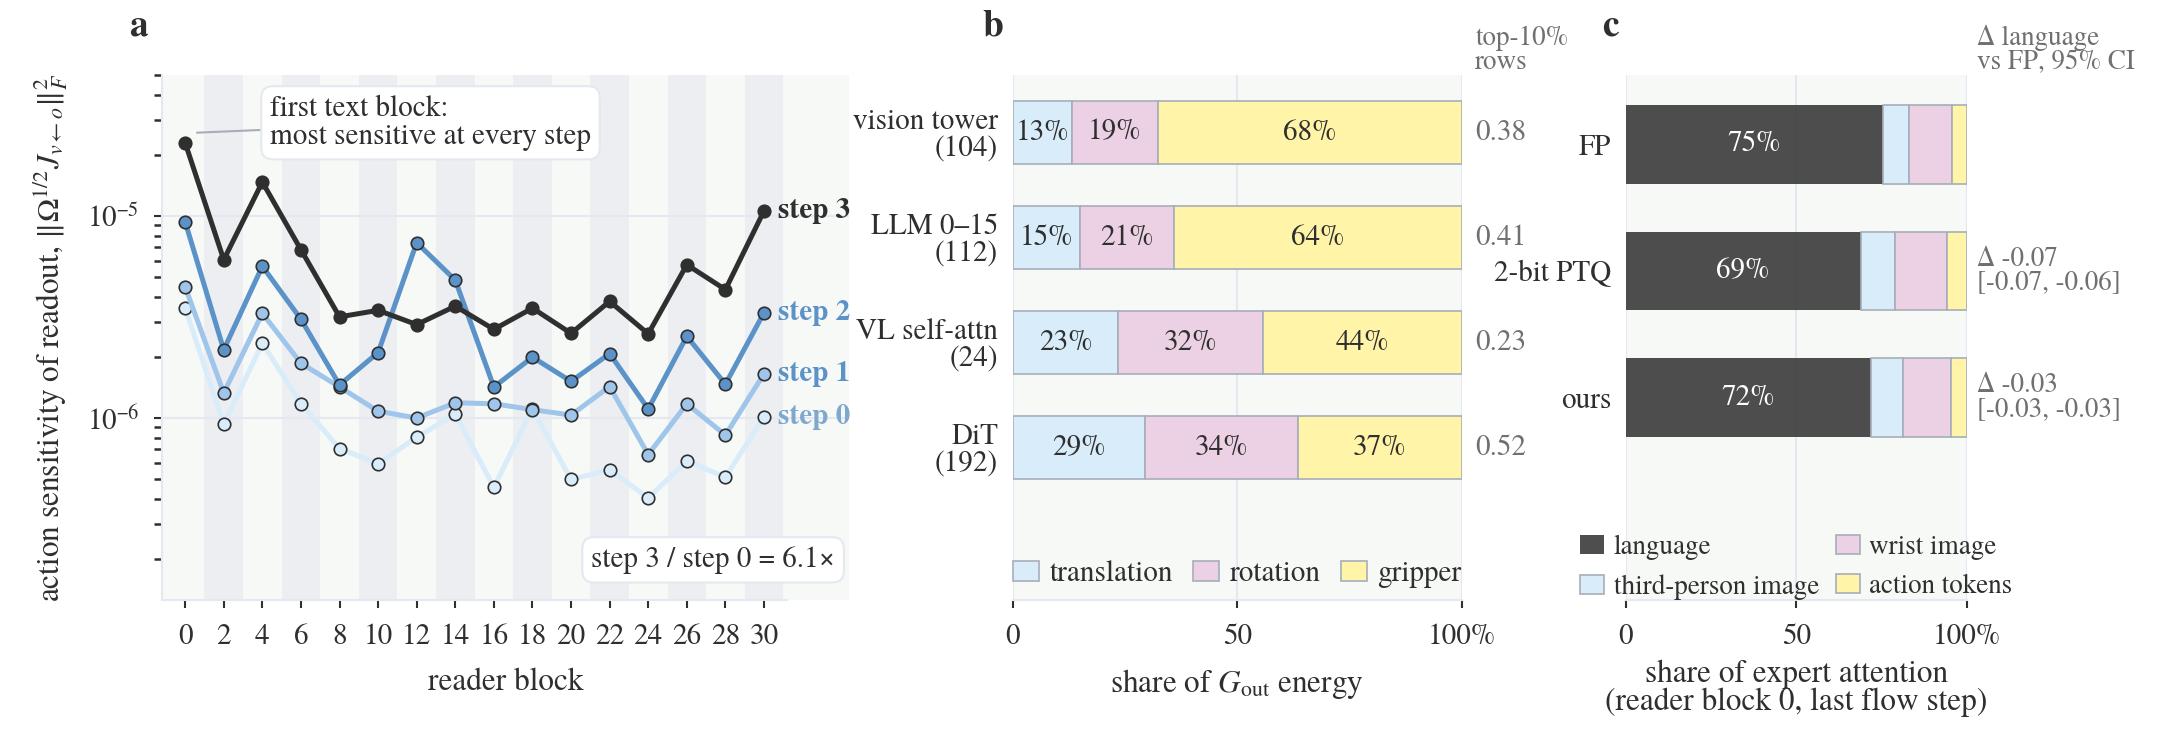

The script that saved this image:
"""Figure v3 (user 2026-10-28; v2 = user 2026-10-27, "Nature level"): fig_readout_sensitivity_v2.{pdf,png} + three supplementary PNGs + JSON of every printed
number. (a) GR00T N1.7 readout sensitivity per reader block x flow step (FP head, B-AM Ω); (b) G_out DoF-energy shares per module with
the top-10%-row concentration; (c) pi0.5-LIBERO expert cross-attention of reader block 0 at the last flow step over the agent-view
image tokens for FP / 2-bit PTQ / ours [v2, dropped in v3: at expert layer 0, last step, only 7% of the attention reaches the third-person image and the
map is near-uniform, so the three maps are indistinguishable]. v3 (c1): token-group attention of the expert's first reader layer at the last flow step,
mean over the 256 held-out observations (same latent per observation across models), paired difference of the language share vs FP with a 95%
bootstrap interval; (c2, optional): the image-reading layer (largest FP third-person-image mass over the 256 calibration observations), FP map and
|A_2bit - A_FP|, |A_ours - A_FP| on the task-260 frame, only if that layer's image mass is >= 20%. Font: TeX Gyre Termes (Times-compatible); mathtext stix."""
import json
import os
import sys
from pathlib import Path

import matplotlib
matplotlib.use('Agg')
import matplotlib.pyplot as plt
from matplotlib import font_manager
from matplotlib.colors import LinearSegmentedColormap, to_rgba
from matplotlib.patches import Rectangle
import numpy as np

ROOT = Path('/projects/yanlongvla')
D = json.loads((ROOT / 'runs/plustrain_20261008/groot/ptq/amvq/diagnostics.json').read_text())
CAP = ROOT / 'runs/plustrain_20261008/diagnostics/fig_c'
OUT = ROOT / 'research/figures'
NAME = 'fig_readout_sensitivity_v3'
C1 = Path(os.environ.get('FIG_C1_DIR', ROOT / 'runs/plustrain_20261008/diagnostics/fig_c1'))
MODEL_COL = {'fp': '#2F2F2F', 'ptq2bit': '#A7AEB9', 'ours': '#5B93C9'}
GROUP_COL = {'language': ('#2F2F2F', 0.85), 'base_image': ('#D8ECFA', 1.0), 'wrist_image': ('#EBD1E3', 1.0), 'action_tokens': ('#FFF4A8', 1.0)}
GROUP_LBL = {'language': 'language', 'base_image': 'third-person image', 'wrist_image': 'wrist image', 'action_tokens': 'action tokens'}

# ---- palette (user-fixed) and typography
PINK, BLUE, YELLOW, LGREY, MGREY, DARK, BG, VALGREY = '#EBD1E3', '#D8ECFA', '#FFF4A8', '#E5E8F0', '#A7AEB9', '#2F2F2F', '#F7F9F6', '#707070'
STEP = ['#D8ECFA', '#9FC5EA', '#5B93C9', '#2F2F2F']
CAT = {'translation': BLUE, 'rotation': PINK, 'gripper': YELLOW}
for f in sorted(Path.home().glob('.fonts/termes/*.otf')):
    font_manager.fontManager.addfont(str(f))
families = {f.name for f in font_manager.fontManager.ttflist}
FONT = next((f for f in ('Times New Roman', 'TeX Gyre Termes', 'Nimbus Roman', 'STIXGeneral') if f in families))
plt.rcParams.update({'font.family': FONT, 'font.size': 7.5, 'axes.labelsize': 7.5, 'xtick.labelsize': 7, 'ytick.labelsize': 7, 'legend.fontsize': 7,
                     'mathtext.fontset': 'stix', 'text.color': DARK, 'axes.labelcolor': DARK, 'xtick.color': DARK, 'ytick.color': DARK,
                     'axes.edgecolor': LGREY, 'axes.linewidth': 0.5, 'xtick.major.width': 0.5, 'ytick.major.width': 0.5, 'xtick.major.size': 2, 'ytick.major.size': 2,
                     'axes.facecolor': BG, 'figure.facecolor': 'white', 'pdf.fonttype': 42, 'ps.fonttype': 42, 'axes.spines.top': False, 'axes.spines.right': False})
BOX = dict(boxstyle='round,pad=0.3,rounding_size=0.4', fc='white', ec=LGREY, lw=0.5)
record = dict(version='v3', font=FONT, mathtext='stix', figure_inches=[7.2, 2.5], width_ratios=[1.3, 0.85, 0.95], wspace=0.3)


def letter(ax, s):
    ax.text(-0.02, 1.06, s, transform=ax.transAxes, fontsize=9, fontweight='bold', ha='right', va='bottom', color=DARK)


fig = plt.figure(figsize=(7.2, 2.5))
gs = fig.add_gridspec(1, 3, width_ratios=[1.3, 0.85, 0.95], wspace=0.3, left=0.075, right=0.985, top=0.9, bottom=0.2)

# ================= (a) readout sensitivity per reader block x flow step
ax = fig.add_subplot(gs[0, 0])
rs = D['readout_sensitivity']
blocks = sorted(int(b) for b in rs['blocks']); kind = {int(b): k for b, k in rs['blocks'].items()}
vals = np.array([[rs['values'][f'{b}:{t}'] for b in blocks] for t in range(4)])   # (4 steps, 16 blocks)
x = np.arange(len(blocks))
for i, b in enumerate(blocks):
    if kind[b] == 'image':
        ax.add_patch(Rectangle((i - 0.5, 0), 1, 1, transform=ax.get_xaxis_transform(), color=LGREY, alpha=0.6, zorder=0, lw=0))
ax.set_yscale('log')
ax.grid(axis='y', color=LGREY, lw=0.5, zorder=0)
for t in range(4):
    ax.plot(x, vals[t], color=STEP[t], lw=1.2, marker='o', ms=3.0, mec=DARK, mew=0.4, zorder=3 + t, clip_on=False)
ends = np.log10(vals[:, -1]); order = np.argsort(ends); pos = ends.copy(); gap = 0.13
for q in range(1, 4):
    i, j = order[q - 1], order[q]
    if pos[j] - pos[i] < gap:
        pos[j] = pos[i] + gap
for t in range(4):
    ax.annotate(f'step {t}', xy=(x[-1], vals[t, -1]), xytext=(x[-1] + 0.35, 10 ** pos[t]), textcoords='data', va='center', ha='left', fontsize=7, color={0: '#7FA8CF', 1: '#5B93C9'}.get(t, STEP[t]),   # v3: step 0 / step 1 labels in a darker tone of their line colour
                annotation_clip=False, fontweight='bold')
ax.set_xticks(x); ax.set_xticklabels([str(b) for b in blocks])
ax.set_xlabel('reader block')
ax.set_ylabel(r'action sensitivity of readout, $\|\Omega^{1/2} J_{v \leftarrow o}\|_F^2$')
ax.set_xlim(-0.6, len(blocks) + 1.2)   # v3: right margin trimmed from +1.7 to +1.2 (the end labels must stay clear of panel (b)'s y labels)
ax.set_ylim(vals.min() / 3.2, 5e-5)   # v3: fixed upper limit
ax.spines['bottom'].set_bounds(-0.6, len(blocks) - 0.4)
i0 = blocks.index(0)
ax.annotate('first text block:\nmost sensitive at every step', xy=(x[i0] + 0.2, vals[3, i0] * 1.12), xytext=(x[i0] + 2.2, 2.9e-5), fontsize=7, color=DARK, ha='left', va='center', linespacing=1.0,
            bbox=BOX, arrowprops=dict(arrowstyle='-', color=MGREY, lw=0.5, shrinkA=0, shrinkB=1))
growth = float(vals[3].mean() / vals[0].mean())
ax.text(0.98, 0.05, f'step 3 / step 0 = {growth:.1f}×', transform=ax.transAxes, fontsize=7, color=DARK, ha='right', va='bottom', bbox=BOX)
letter(ax, 'a')
record['a'] = dict(blocks=blocks, block_kind={str(b): kind[b] for b in blocks}, values={f'block{b}_step{t}': float(vals[t, i]) for i, b in enumerate(blocks) for t in range(4)},
                   step3_over_step0_mean_over_blocks=growth, top_block_step3=int(blocks[int(np.argmax(vals[3]))]), image_band_alpha=0.6,
                   image_band_meaning='grey band = reader block reads image tokens; white = text tokens', step_colors=STEP, label_colors=['#7FA8CF', '#5B93C9', STEP[2], STEP[3]], ylim=[float(vals.min() / 3.2), 5e-5])

# ================= (b) G_out DoF-energy shares per module + top-10% row concentration
ax2 = fig.add_subplot(gs[0, 1])
rows = [r for r in D['g_out'] if r['key'] in ('backbone', 'head_libero_spatial')]
mods = [('vision', 'vision tower'), ('llm', 'LLM 0–15'), ('vl_self_attention', 'VL self-attn'), ('dit', 'DiT')]
groups = ['translation', 'rotation', 'gripper']
shares = np.array([[np.mean([r['dof_share'][g] for r in rows if r['module'] == m]) for g in groups] for m, _ in mods])
counts = [sum(1 for r in rows if r['module'] == m) for m, _ in mods]
top10 = [float(np.median([r['top10pct'] for r in rows if r['module'] == m])) for m, _ in mods]
y = np.arange(len(mods))[::-1]; left = np.zeros(len(mods))
for gi, g in enumerate(groups):
    w = shares[:, gi]
    ax2.barh(y, w, left=left, height=0.6, color=CAT[g], edgecolor=MGREY, linewidth=0.4, label=g, zorder=3)
    for yi, (l, v) in enumerate(zip(left, w)):
        if v > 0.09:
            ax2.text(l + v / 2, y[yi], f'{100 * v:.0f}%', ha='center', va='center', fontsize=7, color=DARK, zorder=4)
    left = left + w
ax2.set_yticks(y); ax2.set_yticklabels([f'{lbl}\n({n})' for (_, lbl), n in zip(mods, counts)], linespacing=0.95)
ax2.set_xlim(0, 1); ax2.set_xticks([0, 0.5, 1.0]); ax2.set_xticklabels(['0', '50', '100%'])
ax2.set_xlabel(r'share of $G_{\mathrm{out}}$ energy')
ax2.spines['left'].set_visible(False); ax2.tick_params(axis='y', length=0)
ax2.grid(axis='x', color=LGREY, lw=0.5, zorder=0)
for yi, c in zip(y, top10):
    ax2.text(1.03, yi, f'{c:.2f}', transform=ax2.get_yaxis_transform(), ha='left', va='center', fontsize=7, color=VALGREY, clip_on=False)
ax2.text(1.03, 1.0, 'top-10%\nrows', transform=ax2.transAxes, ha='left', va='bottom', fontsize=6.5, color=VALGREY, linespacing=0.95)
ax2.set_ylim(-1.45, len(mods) - 0.45)
ax2.legend(loc='lower center', bbox_to_anchor=(0.5, 0.0), frameon=False, ncol=3, handlelength=0.9, handleheight=0.7, columnspacing=0.7, handletextpad=0.35, borderaxespad=0)
letter(ax2, 'b')
record['b'] = dict(layers_counted='backbone + head_libero_spatial rows of diagnostics.json', layer_counts={m: n for (m, _), n in zip(mods, counts)},
                   dof_shares_mean={m: dict(zip(groups, map(float, shares[i]))) for i, (m, _) in enumerate(mods)},
                   top10pct_row_concentration_median={m: c for (m, _), c in zip(mods, top10)}, colors=CAT)

# ================= (c1) token-group attention of the expert's first reader layer, last flow step (256 held-out observations)
LABELS = [('fp', 'FP'), ('ptq2bit', '2-bit PTQ'), ('ours', 'ours')]
SEGS = ['language', 'base_image', 'wrist_image', 'action_tokens']
GI = dict(base_image=0, wrist_image=1, padding_image=2, language=3, action_tokens=4)   # column order of paper_fig_c1_capture.GROUPS
have_c1 = (C1 / 'capture.json').exists() and (C1 / 'groups.npz').exists()


def boot_ci(d, n=2000, seed=20260930):
    """paired bootstrap over observations of a per-observation difference d (same latent per observation across models); percentile 95% interval"""
    rng = np.random.default_rng(seed); idx = rng.integers(0, len(d), (n, len(d))); means = d[idx].mean(1)
    return float(d.mean()), float(np.percentile(means, 2.5)), float(np.percentile(means, 97.5))


def fmt_delta(m, lo, hi):
    return f'{m:+.3f} [{lo:+.3f}, {hi:+.3f}]'


if have_c1:
    capc = json.loads((C1 / 'capture.json').read_text()); G = np.load(C1 / 'groups.npz'); si = list(capc['steps']).index(9)
    H = {tag: np.asarray(G[f'{tag}_heldout'][:, si], np.float64) for tag, _ in LABELS}   # (256, 18, 5)
    N = H['fp'].shape[0]; assert all(v.shape[0] == N for v in H.values())
    assert max(float(v[..., GI['padding_image']].max()) for v in H.values()) < 1e-6, 'padding-image tokens received attention'
    LAYER = 0
    slot_c = gs[0, 2]
    # (c2) layer selection (FP only, calibration set, last step): the layer with the largest mean third-person-image mass
    FPC = np.asarray(G['fp_calibration'][:, si], np.float64)                          # (256, 18, 5)
    img_by_layer = FPC[..., GI['base_image']].mean(0); sel_layer = int(np.argmax(img_by_layer)); sel_mass = float(img_by_layer[sel_layer])
    have_c2 = sel_mass >= 0.20 and (CAP / 'attention.npz').exists()
    if have_c2:
        sub_c = slot_c.subgridspec(2, 1, height_ratios=[1.0, 1.0], hspace=0.55); slot_c1, slot_c2 = sub_c[0, 0], sub_c[1, 0]
    else:
        slot_c1 = slot_c
    sub1 = slot_c1.subgridspec(1, 2, width_ratios=[0.68, 0.32], wspace=0.0)            # right 32%: paired differences vs FP (text)
    ax3 = fig.add_subplot(sub1[0, 0]); fig.add_subplot(sub1[0, 1]).set_axis_off()
    y = np.arange(3)[::-1]; rec = dict(layer=LAYER, step=9, observations=N, set='held-out (datasets/libero-heldout, 256 frames, one non-calibration episode per task)',
                                       latent_rule=capc['latent_rule'], segments=SEGS, segment_colors=GROUP_COL, per_model={}, delta_vs_fp_language_share={}, bootstrap=dict(draws=2000, seed=20260930, kind='paired over observations, percentile 95%'))
    for yi, (tag, lbl) in enumerate(LABELS):
        m = H[tag][:, LAYER]; left = 0.0; shares = {s: float(m[:, GI[s]].mean()) for s in SEGS}
        for s in SEGS:
            col, al = GROUP_COL[s]; w = shares[s]
            ax3.barh(y[yi], w, left=left, height=0.62, color=col, alpha=al, edgecolor=MGREY if s != 'language' else 'none', linewidth=0.4, zorder=3, label=GROUP_LBL[s] if yi == 0 else None)
            if s == 'language':
                ax3.text(left + w / 2, y[yi], f'{100 * w:.0f}%', ha='center', va='center', fontsize=7, color='white', zorder=4)
            left += w
        rec['per_model'][tag] = dict(model=capc['models'][tag], mean_share=shares, row_sum_mean=float(m[:, [GI[s] for s in SEGS]].sum(1).mean()))
        if tag != 'fp':
            d = m[:, GI['language']] - H['fp'][:, LAYER, GI['language']]; mean, lo, hi = boot_ci(d)
            ax3.text(1.03, y[yi], f'Δ {mean:+.2f}\n[{lo:+.2f}, {hi:+.2f}]', transform=ax3.get_yaxis_transform(), ha='left', va='center', fontsize=6.5, color=VALGREY, linespacing=0.95, clip_on=False)
            rec['delta_vs_fp_language_share'][tag] = dict(mean=mean, ci95=[lo, hi], printed=fmt_delta(mean, lo, hi), fraction_of_observations_positive=float((d > 0).mean()))
    ax3.text(1.03, 1.0, 'Δ language\nvs FP, 95% CI', transform=ax3.transAxes, ha='left', va='bottom', fontsize=6.5, color=VALGREY, linespacing=0.95)
    ax3.set_yticks(y); ax3.set_yticklabels([lbl for _, lbl in LABELS])
    ax3.set_xlim(0, 1); ax3.set_xticks([0, 0.5, 1.0]); ax3.set_xticklabels(['0', '50', '100%'])
    ax3.set_xlabel('share of expert attention\n(reader block 0, last flow step)', labelpad=2, linespacing=0.95)
    ax3.spines['left'].set_visible(False); ax3.tick_params(axis='y', length=0); ax3.grid(axis='x', color=LGREY, lw=0.5, zorder=0)
    ax3.set_ylim(-1.6, 2.55)
    ax3.legend(loc='lower center', bbox_to_anchor=(0.5, -0.02), frameon=False, ncol=2, handlelength=0.9, handleheight=0.7, columnspacing=0.6, handletextpad=0.35, borderaxespad=0, fontsize=6.5)
    letter(ax3, 'c')
    # per-layer table (all 18 expert layers, last step) for the JSON and the supplementary line plot
    per_layer = {tag: {s: H[tag][:, :, GI[s]].mean(0).tolist() for s in SEGS} for tag, _ in LABELS}
    per_layer_delta = {}
    for tag in ('ptq2bit', 'ours'):
        per_layer_delta[tag] = [dict(zip(('mean', 'lo', 'hi'), boot_ci(H[tag][:, l, GI['language']] - H['fp'][:, l, GI['language']]))) for l in range(18)]
    rec['per_layer_mean_share_last_step'] = per_layer; rec['per_layer_delta_vs_fp_language_share'] = per_layer_delta
    rec['c2_selection'] = dict(rule='FP only, 256 calibration observations, last step: expert layer with the largest mean third-person-image attention mass; (c2) only if >= 0.20',
                               fp_calibration_image_mass_by_layer=img_by_layer.tolist(), selected_layer=sel_layer, selected_layer_image_mass=sel_mass, c2_rendered=bool(have_c2))
    record['c1'] = rec
    if have_c2:
        att = np.load(CAP / 'attention.npz'); capf = json.loads((CAP / 'capture.json').read_text()); b0, b1 = capf['token_layout']['base_image']
        from PIL import Image
        frame = np.asarray(Image.open(CAP / 'frame.png'))
        maps = {tag: att[f'{tag}_step9'][sel_layer][b0:b1].reshape(16, 16) for tag, _ in LABELS}
        shown = [('fp', maps['fp'], 'FP'), ('ptq2bit', np.abs(maps['ptq2bit'] - maps['fp']), '|2-bit PTQ − FP|'), ('ours', np.abs(maps['ours'] - maps['fp']), '|ours − FP|')]
        vmax = max(float(m.max()) for _, m, _ in shown)
        CMAP = LinearSegmentedColormap.from_list('attn', [(0.0, to_rgba(YELLOW, 0.0)), (0.35, to_rgba(YELLOW, 0.55)), (0.7, to_rgba(PINK, 0.55)), (1.0, to_rgba(DARK, 0.55))])
        sub2 = slot_c2.subgridspec(1, 3, wspace=0.045); rec2 = dict(layer=sel_layer, step=9, vmin=0.0, vmax=vmax, unit=capf['unit'], policy_call=capf['k'], per_model={})
        for i, (tag, m, lbl) in enumerate(shown):
            a = fig.add_subplot(sub2[0, i]); a.imshow(frame, interpolation='bilinear'); a.imshow(m, cmap=CMAP, vmin=0, vmax=vmax, interpolation='bilinear', extent=(-0.5, 223.5, 223.5, -0.5))
            a.set_xticks([]); a.set_yticks([]); a.set_xlim(-0.5, 223.5); a.set_ylim(223.5, -0.5)
            for s in a.spines.values(): s.set_visible(True); s.set_edgecolor(DARK); s.set_linewidth(0.5)
            a.text(0.5, 1.03, lbl, transform=a.transAxes, ha='center', va='bottom', fontsize=6.5, color=DARK)
            l1 = float(np.abs(maps[tag] - maps['fp']).sum()); txt = f'image mass {float(maps[tag].sum()):.2f}' if tag == 'fp' else f'L1 to FP {l1:.3f}'
            a.text(0.5, -0.05, txt, transform=a.transAxes, ha='center', va='top', fontsize=6.5, color=DARK)
            rec2['per_model'][tag] = dict(model=capf['models'][tag], image_segment_mass=float(maps[tag].sum()), l1_to_fp=l1, printed=txt)
        record['c2'] = rec2
else:
    ax3 = fig.add_subplot(gs[0, 2]); ax3.set_axis_off(); ax3.text(0.5, 0.5, 'panel (c1): capture pending', ha='center', va='center', fontsize=7, color=VALGREY)

OUT.mkdir(exist_ok=True)
fig.savefig(OUT / f'{NAME}.pdf'); fig.savefig(OUT / f'{NAME}.png', dpi=300)
plt.close(fig)

# ---- supplementary: language share per expert layer (last step), three models, mean over the 256 held-out observations with 95% bootstrap band of the paired difference
if have_c1:
    f2, a2 = plt.subplots(figsize=(3.4, 2.0)); f2.subplots_adjust(left=0.16, right=0.98, top=0.9, bottom=0.2)
    xs = np.arange(18)
    for tag, lbl in LABELS:
        a2.plot(xs, per_layer[tag]['language'], color=MODEL_COL[tag], lw=1.2, marker='o', ms=2.6, mec=DARK, mew=0.3, label=lbl, zorder=3)
    a2.set_xticks(xs[::2]); a2.set_xlabel('expert layer'); a2.set_ylabel('language share of attention'); a2.grid(axis='y', color=LGREY, lw=0.5, zorder=0)
    a2.set_ylim(0, 1); a2.legend(frameon=False, loc='best', fontsize=6.5)
    a2.set_title(f'last flow step, mean over {N} held-out observations', fontsize=7, color=VALGREY, loc='left')
    f2.savefig(OUT / f'{NAME}_supp_language_share_per_layer.png', dpi=300); plt.close(f2)
(OUT / f'{NAME}.json').write_text(json.dumps(record, indent=1))
print(json.dumps(dict(font=FONT, growth=growth, have_c1=have_c1, c2=record.get('c1', {}).get('c2_selection'))))
